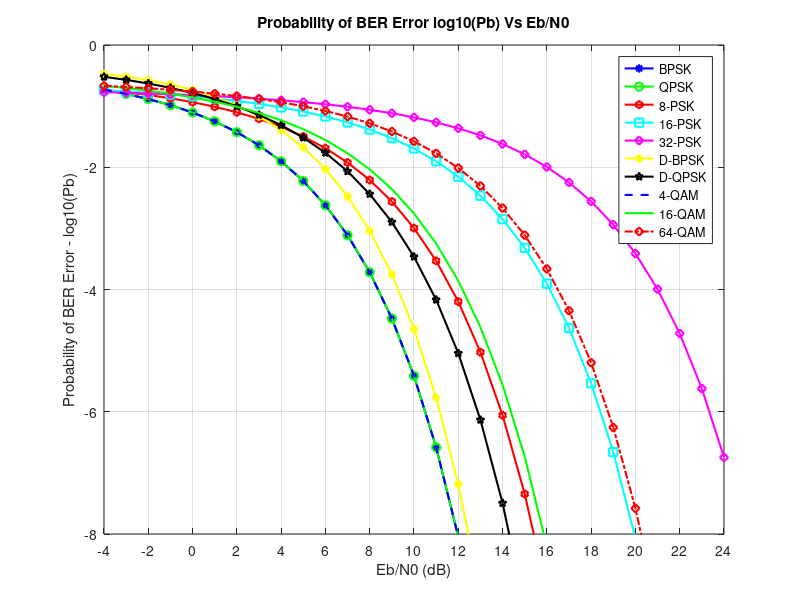

This chart was generated by the following MATLAB code:
EbN0dB=-4:1:24;
EbN0lin=10.^(EbN0dB/10);
colors={'b-*','g-o','r-h','c-s','m-d','y-*','k-p','b--','g','r-.d'};
index=1;

%BPSK
BPSK = 0.5*erfc(sqrt(EbN0lin));
plotHandle=plot(EbN0dB,log10(BPSK),char(colors(index)));
set(plotHandle,'LineWidth',1.5);
hold on;

index=index+1;

%M-PSK
m=2:1:5;
M=2.^m;
for i=M,
    k=log2(i);
    berErr = 1/k*erfc(sqrt(EbN0lin*k)*sin(pi/i));
    plotHandle=plot(EbN0dB,log10(berErr),char(colors(index)));
    set(plotHandle,'LineWidth',1.5);
    index=index+1;
end

%Binary DPSK
Pb = 0.5*exp(-EbN0lin);
plotHandle = plot(EbN0dB,log10(Pb),char(colors(index)));
set(plotHandle,'LineWidth',1.5);
index=index+1;

%Differential QPSK
a=sqrt(2*EbN0lin*(1-sqrt(1/2)));
b=sqrt(2*EbN0lin*(1+sqrt(1/2)));
Pb = marcumq(a,b,1)-1/2.*besseli(0,a.*b).*exp(-1/2*(a.^2+b.^2));
plotHandle = plot(EbN0dB,log10(Pb),char(colors(index)));
set(plotHandle,'LineWidth',1.5);
index=index+1;

%M-QAM
m=2:2:6;
M=2.^m;

for i=M,
    k=log2(i);
    berErr = 2/k*(1-1/sqrt(i))*erfc(sqrt(3*EbN0lin*k/(2*(i-1))));
    plotHandle=plot(EbN0dB,log10(berErr),char(colors(index)));
    set(plotHandle,'LineWidth',1.5);
    index=index+1;
end

legend('BPSK','QPSK','8-PSK','16-PSK','32-PSK','D-BPSK','D-QPSK','4-QAM','16-QAM','64-QAM');
axis([-4 24 -8 0]);
set(gca,'XTick',-4:2:24); %re-name axis accordingly
ylabel('Probability of BER Error - log10(Pb)');
xlabel('Eb/N0 (dB)');
title('Probability of BER Error log10(Pb) Vs Eb/N0');
grid on;